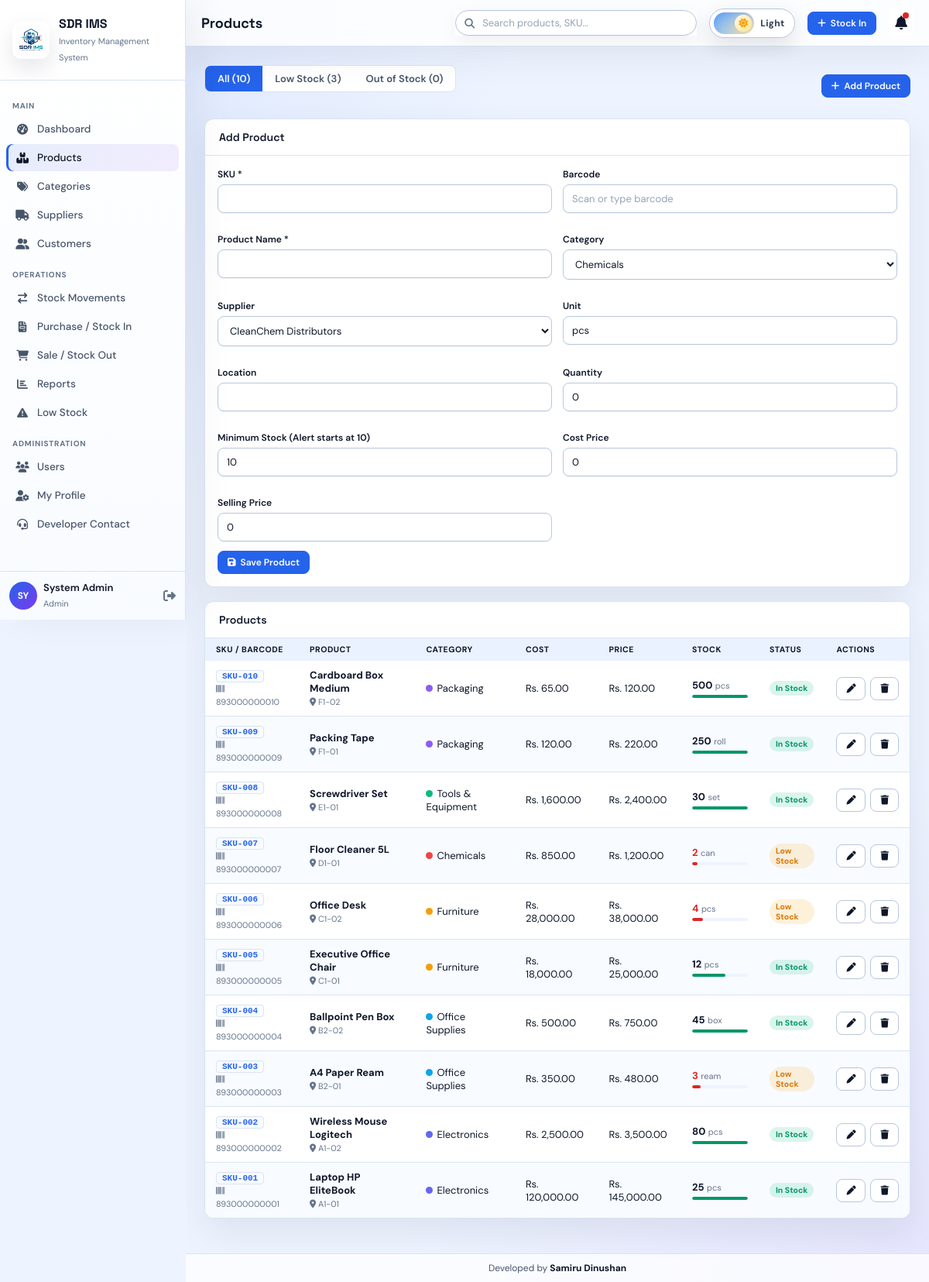
The page /products.php (signed in) on the database its author committed.
### tables this page shows
CREATE TABLE products (
    id INT AUTO_INCREMENT PRIMARY KEY,
    sku VARCHAR(50) NOT NULL UNIQUE,
    barcode VARCHAR(100) NULL UNIQUE,
    product_name VARCHAR(180) NOT NULL,
    category_id INT NULL,
    supplier_id INT NULL,
    unit VARCHAR(40) DEFAULT 'pcs',
    location VARCHAR(80),
    quantity INT DEFAULT 0,
    min_stock INT DEFAULT 10,
    cost_price DECIMAL(12,2) DEFAULT 0,
    selling_price DECIMAL(12,2) DEFAULT 0,
    created_at TIMESTAMP DEFAULT CURRENT_TIMESTAMP,
    FOREIGN KEY (category_id) REFERENCES categories(id) ON DELETE SET NULL,
    FOREIGN KEY (supplier_id) REFERENCES suppliers(id) ON DELETE SET NULL
);

CREATE TABLE categories (
    id INT AUTO_INCREMENT PRIMARY KEY,
    category_name VARCHAR(120) NOT NULL UNIQUE,
    description TEXT,
    color VARCHAR(20) DEFAULT '#4f8ef7',
    icon VARCHAR(50) DEFAULT 'fa-box'
);

### config.php (called while the page is built, shortened)
<?php
$host = "localhost";
$user = "root";
$password = "";
$dbname = "sdr_ims";
$conn = mysqli_connect($host, $user, $password, $dbname);
mysqli_set_charset($conn, "utf8mb4");
function clean($value) {
    global $conn;
    return mysqli_real_escape_string($conn, trim($value));
}
function h($value) {
    return htmlspecialchars($value ?? '', ENT_QUOTES, 'UTF-8');
}
function money($value) {
    return "Rs. " . number_format((float)$value, 2);
}

### products.php (the view, shortened to what this page needs)
<?php
include "auth.php";
$search = clean($_GET['search'] ?? "");
$edit = null;
$cats = mysqli_query($conn, "SELECT * FROM categories ORDER BY category_name");
$sups = mysqli_query($conn, "SELECT * FROM suppliers ORDER BY supplier_name");
$where = $search ? "WHERE p.product_name LIKE '%$search%' OR p.sku LIKE '%$search%' OR p.barcode LIKE '%$search%' OR c.category_name LIKE '%$search%'" : "";
$rows = mysqli_query($conn, "SELECT p.*, c.category_name, c.color, s.supplier_name FROM products p LEFT JOIN categories c ON p.category_id=c.id LEFT JOIN suppliers s ON p.supplier_id=s.id $where ORDER BY p.id DESC");
$total = mysqli_fetch_assoc(mysqli_query($conn, "SELECT COUNT(*) total FROM products"))['total'];
$low = mysqli_fetch_assoc(mysqli_query($conn, "SELECT COUNT(*) total FROM products WHERE quantity <= min_stock"))['total'];
$out = mysqli_fetch_assoc(mysqli_query($conn, "SELECT COUNT(*) total FROM products WHERE quantity = 0"))['total'];
?>
<?php include "partials/header.php"; ?>
<?php include "partials/sidebar.php"; ?>
<div class="main">
<?php include "partials/topbar.php"; ?>
<div class="content">
    <div class="page-head">
      <div class="tab-bar">
        <a class="tab active" href="products.php">All (<?php echo $total; ?>)</a>
        <a class="tab" href="low_stock.php">Low Stock (<?php echo $low; ?>)</a>
        <span class="tab">Out of Stock (<?php echo $out; ?>)</span>
      </div>
      <a class="btn-sm btn-primary" href="#product-form"><i class="fa-solid fa-plus"></i> Add Product</a>
    </div>
    <div class="card" id="product-form">
      <div class="card-hdr"><h3><?php echo $edit ? 'Edit Product' : 'Add Product'; ?></h3></div>
      <div class="card-body">
        <form method="POST">
          <div class="form-grid">
            <div class="fg"><label>SKU *</label><input name="sku" value="<?php echo h($edit['sku'] ?? ''); ?>" required></div>
            <div class="fg"><label>Barcode</label><input name="barcode" value="<?php echo h($edit['barcode'] ?? ''); ?>" placeholder="Scan or type barcode"></div>
            <div class="fg"><label>Product Name *</label><input name="product_name" value="<?php echo h($edit['product_name'] ?? ''); ?>" required></div>
            <div class="fg"><label>Category</label><select name="category_id"><?php while($c=mysqli_fetch_assoc($cats)): ?><option value="<?php echo $c['id']; ?>" <?php echo (($edit['category_id'] ?? '')==$c['id'])?'selected':''; ?>><?php echo h($c['category_name']); ?></option><?php endwhile; ?></select></div>
            <div class="fg"><label>Supplier</label><select name="supplier_id"><?php while($s=mysqli_fetch_assoc($sups)): ?><option value="<?php echo $s['id']; ?>" <?php echo (($edit['supplier_id'] ?? '')==$s['id'])?'selected':''; ?>><?php echo h($s['supplier_name']); ?></option><?php endwhile; ?></select></div>
            <div class="fg"><label>Unit</label><input name="unit" value="<?php echo h($edit['unit'] ?? 'pcs'); ?>"></div>
            <div class="fg"><label>Location</label><input name="location" value="<?php echo h($edit['location'] ?? ''); ?>"></div>
            <div class="fg"><label>Quantity</label><input type="number" name="quantity" value="<?php echo h($edit['quantity'] ?? 0); ?>"></div>
            <div class="fg"><label>Minimum Stock (Alert starts at 10)</label><input type="number" min="10" name="min_stock" value="<?php echo h($edit['min_stock'] ?? 10); ?>"></div>
            <div class="fg"><label>Cost Price</label><input type="number" step="0.01" name="cost_price" value="<?php echo h($edit['cost_price'] ?? 0); ?>"></div>
            <div class="fg"><label>Selling Price</label><input type="number" step="0.01" name="selling_price" value="<?php echo h($edit['selling_price'] ?? 0); ?>"></div>
          </div>
          <button class="btn-sm btn-primary" name="save_product" type="submit"><i class="fa-solid fa-save"></i> Save Product</button>
        </form>
      </div>
    </div>
    <div class="card">
      <div class="card-hdr"><h3>Products</h3></div>
      <table>
        <thead><tr><th>SKU / Barcode</th><th>Product</th><th>Category</th><th>Cost</th><th>Price</th><th>Stock</th><th>Status</th><th>Actions</th></tr></thead>
        <tbody>
        <?php while($r=mysqli_fetch_assoc($rows)):
          $percent = $r['min_stock'] > 0 ? min(100, round(($r['quantity'] / max($r['min_stock']*2, 1))*100)) : 100;
          $isLow = $r['quantity'] <= $r['min_stock'];
        ?>
          <tr>
            <td><span class="sku"><?php echo h($r['sku']); ?></span><br><small class="text-muted"><i class="fa-solid fa-barcode"></i> <?php echo h($r['barcode']); ?></small></td>
            <td><b><?php echo h($r['product_name']); ?></b><br><small class="text-muted"><i class="fa-solid fa-location-dot"></i> <?php echo h($r['location']); ?></small></td>
            <td><span class="cat-dot" style="background:<?php echo h($r['color'] ?? '#4f8ef7'); ?>"></span><?php echo h($r['category_name']); ?></td>
            <td><?php echo money($r['cost_price']); ?></td>
            <td><?php echo money($r['selling_price']); ?></td>
            <td><div><b style="<?php echo $isLow?'color:var(--danger)':''; ?>"><?php echo $r['quantity']; ?></b> <span class="text-muted" style="font-size:11px"><?php echo h($r['unit']); ?></span></div><div class="sbar"><div class="sbar-fill" style="width:<?php echo $percent; ?>%;background:<?php echo $isLow?'var(--danger)':'var(--success)'; ?>"></div></div></td>
            <td><span class="badge <?php echo $isLow?'badge-w':'badge-s'; ?>"><?php echo $isLow?'Low Stock':'In Stock'; ?></span></td>
            <td><div class="actions"><a class="btn-sm" href="products.php?edit=<?php echo $r['id']; ?>#product-form"><i class="fa-solid fa-pen"></i></a><a class="btn-sm btn-danger" href="products.php?delete=<?php echo $r['id']; ?>" onclick="return confirm('Delete this product?')"><i class="fa-solid fa-trash"></i></a></div></td>
          </tr>
        <?php endwhile; ?>
        </tbody>
      </table>
    </div>
</div>
</div>
<?php include "partials/footer.php"; ?>

### rows shown on the page
products: sku "SKU-010", barcode "893000000010", product_name "Cardboard Box Medium", location "F1-02", category.category_name "Packaging", cost_price "Rs. 65.00", selling_price "Rs. 120.00", quantity "500", unit "pcs", min_stock 10 (drawn)
products: sku "SKU-009", barcode "893000000009", product_name "Packing Tape", location "F1-01", category.category_name "Packaging", cost_price "Rs. 120.00", selling_price "Rs. 220.00", quantity "250", unit "roll", min_stock 10 (drawn)
products: sku "SKU-008", barcode "893000000008", product_name "Screwdriver Set", location "E1-01", category.category_name "Tools & Equipment", cost_price "Rs. 1,600.00", selling_price "Rs. 2,400.00", quantity "30", unit "set", min_stock 10 (drawn)
products: sku "SKU-007", barcode "893000000007", product_name "Floor Cleaner 5L", location "D1-01", category.category_name "Chemicals", cost_price "Rs. 850.00", selling_price "Rs. 1,200.00", quantity "2", unit "can", min_stock 10 (drawn)
products: sku "SKU-006", barcode "893000000006", product_name "Office Desk", location "C1-02", category.category_name "Furniture", cost_price "Rs. 28,000.00", selling_price "Rs. 38,000.00", quantity "4", unit "pcs", min_stock 10 (drawn)
products: sku "SKU-005", barcode "893000000005", product_name "Executive Office Chair", location "C1-01", category.category_name "Furniture", cost_price "Rs. 18,000.00", selling_price "Rs. 25,000.00", quantity "12", unit "pcs", min_stock 10 (drawn)
products: sku "SKU-004", barcode "893000000004", product_name "Ballpoint Pen Box", location "B2-02", category.category_name "Office Supplies", cost_price "Rs. 500.00", selling_price "Rs. 750.00", quantity "45", unit "box", min_stock 10 (drawn)
products: sku "SKU-003", barcode "893000000003", product_name "A4 Paper Ream", location "B2-01", category.category_name "Office Supplies", cost_price "Rs. 350.00", selling_price "Rs. 480.00", quantity "3", unit "ream", min_stock 10 (drawn)
products: sku "SKU-002", barcode "893000000002", product_name "Wireless Mouse Logitech", location "A1-02", category.category_name "Electronics", cost_price "Rs. 2,500.00", selling_price "Rs. 3,500.00", quantity "80", unit "pcs", min_stock 10 (drawn)
products: sku "SKU-001", barcode "893000000001", product_name "Laptop HP EliteBook", location "A1-01", category.category_name "Electronics", cost_price "Rs. 120,000.00", selling_price "Rs. 145,000.00", quantity "25", unit "pcs", min_stock 10 (drawn)

### other values the page prints
substr($_SESSION['name'] ?? 'AD', 0, 2) "SY"
$_SESSION['name'] "System Admin"
$_SESSION['role'] "Admin"
$pageTitle "Products"
$total "10"
$low "3"
$out "0"
form field category_id "Chemicals"
form field supplier_id "CleanChem Distributors"
